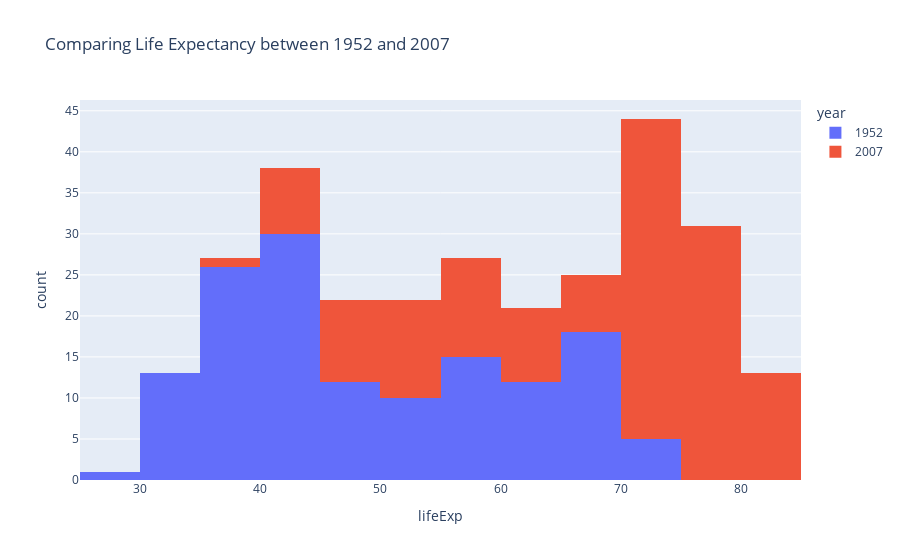

Notebook source saved alongside this figure:
### Code cell
fig = px.histogram(df.query("year == 1952 or year == 2007"), x="lifeExp", color="year", title="Comparing Life Expectancy between 1952 and 2007")
fig.show()

### Figure 1 — Plotly figure (JSON) as saved in the notebook; plotly's stock layout.template omitted (floating-point values rounded to 4 significant figures; data arrays with more than 128 entries replaced by an {"elided": "..."} marker saying what was removed)
{"data": [{"bingroup": "x", "hovertemplate": "year=1952<br>lifeExp=%{x}<br>count=%{y}<extra></extra>", "legendgroup": "1952", "marker": {"color": "#636efa", "pattern": {"shape": ""}}, "name": "1952", "orientation": "v", "showlegend": true, "type": "histogram", "x": {"elided": "142 float values"}, "xaxis": "x", "yaxis": "y"}, {"bingroup": "x", "hovertemplate": "year=2007<br>lifeExp=%{x}<br>count=%{y}<extra></extra>", "legendgroup": "2007", "marker": {"color": "#EF553B", "pattern": {"shape": ""}}, "name": "2007", "orientation": "v", "showlegend": true, "type": "histogram", "x": {"elided": "142 float values"}, "xaxis": "x", "yaxis": "y"}], "layout": {"barmode": "relative", "legend": {"title": {"text": "year"}, "tracegroupgap": 0}, "title": {"text": "Comparing Life Expectancy between 1952 and 2007"}, "xaxis": {"anchor": "y", "domain": [0, 1], "title": {"text": "lifeExp"}}, "yaxis": {"anchor": "x", "domain": [0, 1], "title": {"text": "count"}}}}
